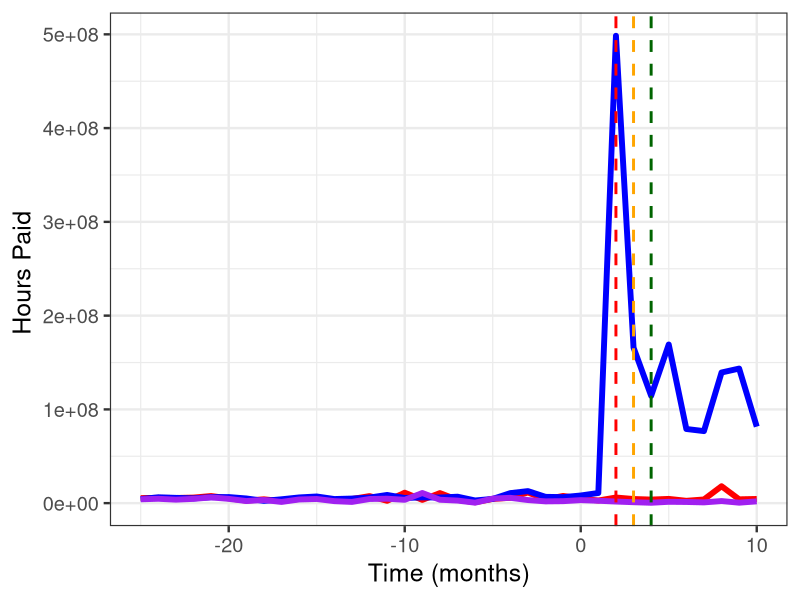
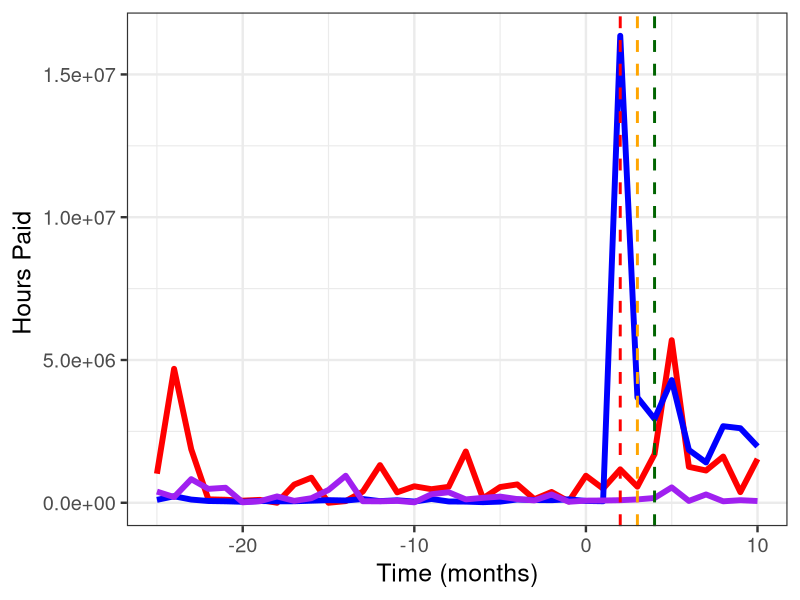
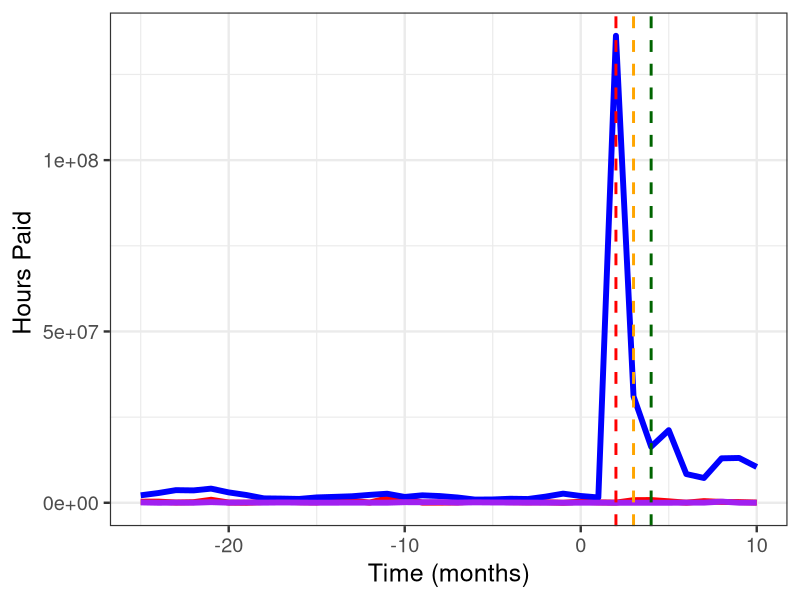
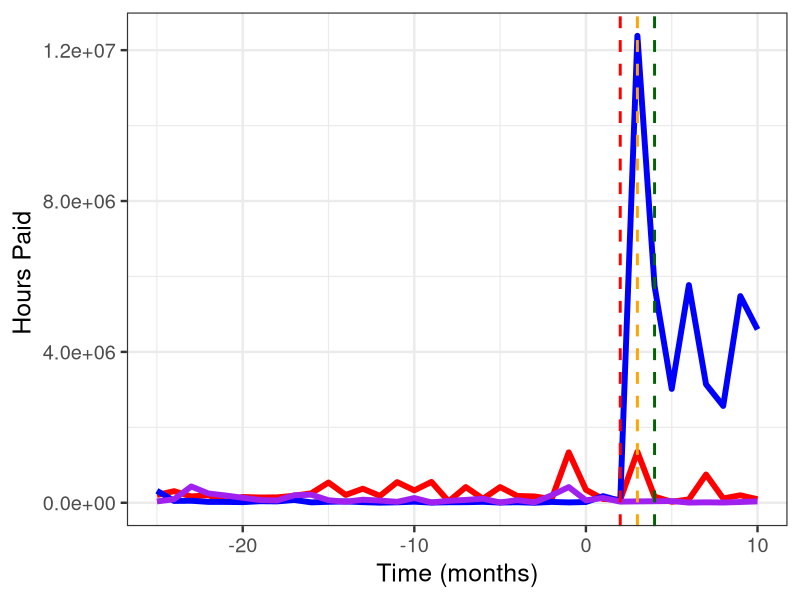
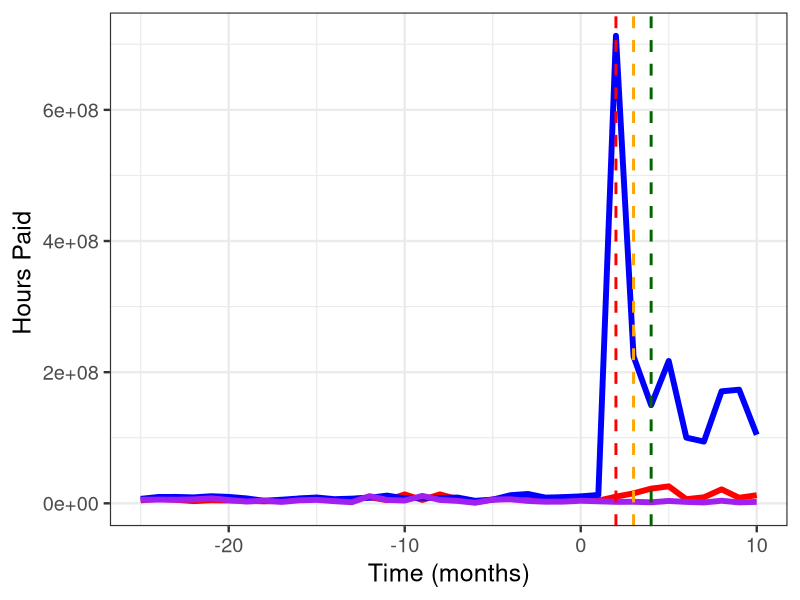
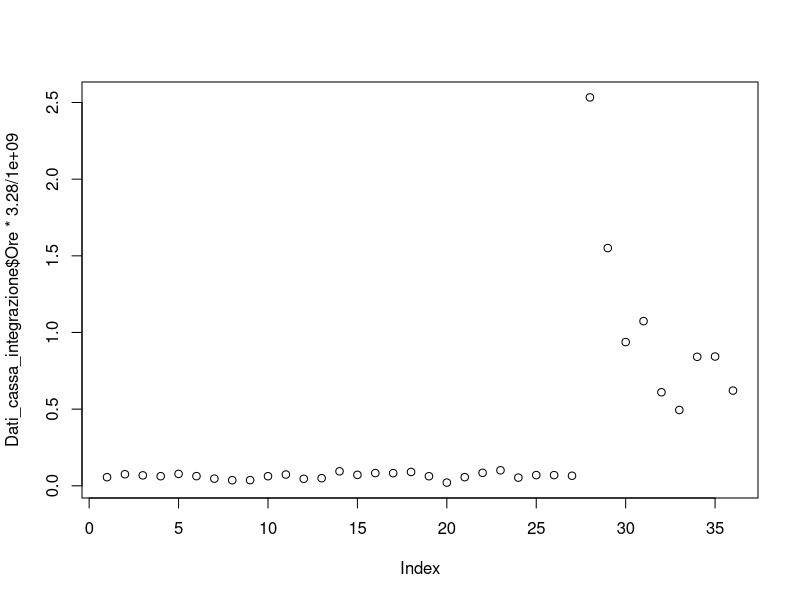

These figures' R source, in order:
library(readxl)
library(ggplot2)

Dati_cassa_integrazione <- read_excel("Dati_cassa_integrazione.xlsx")
Dati_cassa_integrazione_Manifattura <- read_excel("Cassa_integrazione_Ordered.xlsx",sheet = "Manifattura")


ggplot(data=Dati_cassa_integrazione_Manifattura ,aes(x=Time,y=CIG_S))+geom_line(size=2,color = "red")+
geom_line(size=2,color = "blue",aes(x=Time,y=CIG_O))+
  geom_line(size=2,color = "purple",aes(x=Time,y=CIG_SL))+
  geom_vline(xintercept = 2, linetype="dashed", color = "red", size=1)+
  geom_vline(xintercept = 3, linetype="dashed", color = "orange", size=1)+ 
  geom_vline(xintercept = 4, linetype="dashed", color = "darkgreen", size=1)+
  labs(y = "Hours Paid ")+ labs(x = "Time (months)")+
theme_bw(base_size = 18) 

Dati_cassa_integrazione_Manifattura_DID <- read_excel("Cassa_integrazione_Ordered.xlsx",sheet = "Manifattura_DID")

did_Manifattura <-lm(Hours ~  C + T1 + T2+T3 + C*T1 +C*T2+C*T3, data = Dati_cassa_integrazione_Manifattura_DID)
summary(did_Manifattura)


Dati_cassa_integrazione_Commercio <- read_excel("Cassa_integrazione_Ordered.xlsx",sheet = "Commercio")


ggplot(data=Dati_cassa_integrazione_Commercio  ,aes(x=Time,y=CIG_S))+geom_line(size=2,color = "red")+
  geom_line(size=2,color = "blue",aes(x=Time,y=CIG_O))+
  geom_line(size=2,color = "purple",aes(x=Time,y=CIG_SL))+
  geom_vline(xintercept = 2, linetype="dashed", color = "red", size=1)+
  geom_vline(xintercept = 3, linetype="dashed", color = "orange", size=1)+ 
  geom_vline(xintercept = 4, linetype="dashed", color = "darkgreen", size=1)+
  labs(y = "Hours Paid ")+ labs(x = "Time (months)")+
  theme_bw(base_size = 18) 

Dati_cassa_integrazione_Commercio_DID <- read_excel("Cassa_integrazione_Ordered.xlsx",sheet = "Commercio_DID")

did_Commercio <-lm(Hours ~  C + T1 + T2+T3 + C*T1 +C*T2+C*T3, data = Dati_cassa_integrazione_Commercio_DID )
summary(did_Commercio)


Dati_cassa_integrazione_Costruzioni<- read_excel("Cassa_integrazione_Ordered.xlsx", sheet = "Costruzioni")


ggplot(data=Dati_cassa_integrazione_Costruzioni   ,aes(x=Time,y=CIG_S))+geom_line(size=2,color = "red")+
  geom_line(size=2,color = "blue",aes(x=Time,y=CIG_O))+
  geom_line(size=2,color = "purple",aes(x=Time,y=CIG_SL))+
  geom_vline(xintercept = 2, linetype="dashed", color = "red", size=1)+
  geom_vline(xintercept = 3, linetype="dashed", color = "orange", size=1)+ 
  geom_vline(xintercept = 4, linetype="dashed", color = "darkgreen", size=1)+
  labs(y = "Hours Paid ")+ labs(x = "Time (months)")+
  theme_bw(base_size = 18) 

Dati_cassa_integrazione_Costruzioni_DID <- read_excel("Cassa_integrazione_Ordered.xlsx",sheet = "Costruzioni_DID")

did_Costruzioni <-lm(Hours ~  C + T1 + T2+T3 + C*T1 +C*T2+C*T3, data = Dati_cassa_integrazione_Costruzioni_DID )
summary(did_Costruzioni)


Dati_cassa_integrazione_Immobiliare<- read_excel("Cassa_integrazione_Ordered.xlsx", sheet = "Immobiliare")

ggplot(data=Dati_cassa_integrazione_Immobiliare   ,aes(x=Time,y=CIG_S))+geom_line(size=2,color = "red")+
  geom_line(size=2,color = "blue",aes(x=Time,y=CIG_O))+
  geom_line(size=2,color = "purple",aes(x=Time,y=CIG_SL))+
  geom_vline(xintercept = 2, linetype="dashed", color = "red", size=1)+
  geom_vline(xintercept = 3, linetype="dashed", color = "orange", size=1)+ 
  geom_vline(xintercept = 4, linetype="dashed", color = "darkgreen", size=1)+
  labs(y = "Hours Paid ")+ labs(x = "Time (months)")+
  theme_bw(base_size = 18) 

Dati_cassa_integrazione_Immobiliare_DID <- read_excel("Cassa_integrazione_Ordered.xlsx",sheet = "Immobiliare_DID")

did_Immobiliare <-lm(Hours ~  C + T1 + T2+T3 + C*T1 +C*T2+C*T3, data = Dati_cassa_integrazione_Immobiliare_DID )
summary(did_Immobiliare)


Dati_cassa_integrazione_Full<- read_excel("Cassa_integrazione_Ordered.xlsx", sheet = "Full")

ggplot(data=Dati_cassa_integrazione_Full  ,aes(x=Time,y=CIG_S))+geom_line(size=2,color = "red")+
  geom_line(size=2,color = "blue",aes(x=Time,y=CIG_O))+
  geom_line(size=2,color = "purple",aes(x=Time,y=CIG_SL))+
  geom_vline(xintercept = 2, linetype="dashed", color = "red", size=1)+
  geom_vline(xintercept = 3, linetype="dashed", color = "orange", size=1)+ 
  geom_vline(xintercept = 4, linetype="dashed", color = "darkgreen", size=1)+
  labs(y = "Hours Paid ")+ labs(x = "Time (months)")+
  theme_bw(base_size = 18) 


Dati_cassa_integrazione_Full_DID <- read_excel("Cassa_integrazione_Ordered.xlsx",sheet = "Full_DID")

did_Full <-lm(Hours ~  C + T1 + T2+T3 + C*T1 +C*T2+C*T3, data = Dati_cassa_integrazione_Full_DID )
summary(did_Full)



reg<-lm(Ore *3.28 /1000000000 ~ Time+ T1+T2+T3,data=Dati_cassa_integrazione)
summary(reg)

plot(Dati_cassa_integrazione$Ore*3.28 /1000000000 )
